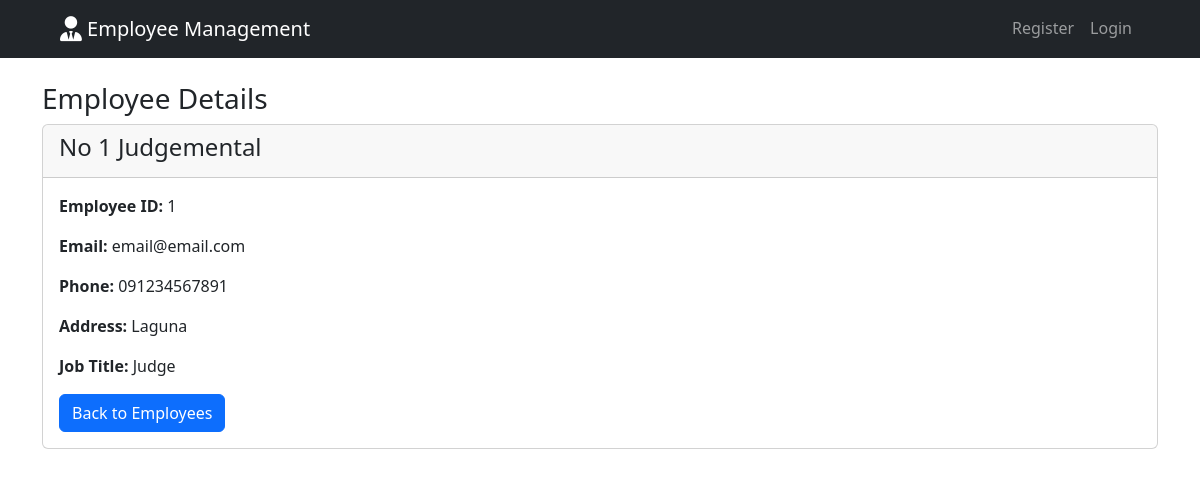
/employee/view/1/, run on the app's committed database.
### website/models.py (models this page shows, shortened)
class Employee(models.Model):
    employee_id = models.AutoField(primary_key=True)
    created_at = models.DateTimeField(auto_now_add=True)
    first_name = models.CharField(max_length=50)
    last_name = models.CharField(max_length=50)
    email = models.EmailField(max_length=100)
    phone = models.CharField(max_length=15)
    address = models.CharField(max_length=100)
    job_title = models.CharField(max_length=100)

### website/views.py (the view)
# urls.py: path('employee/view/<int:employee_id>/', views.view_employee, name='view_employee'),
def view_employee(request, employee_id):
    employee = get_object_or_404(Employee, employee_id=employee_id)
    return render(request, "view_employee.html", {
        'employee': employee
    })

### website/templates/view_employee.html
{% extends "base.html" %}
{% block body %}
<div class="container">
    <h3>Employee Details</h3>
    <div class="card">
        <div class="card-header">
            <h4>{{ employee.first_name }} {{ employee.last_name }}</h4>
        </div>
        <div class="card-body">
            <p><strong>Employee ID:</strong> {{ employee.employee_id }}</p>
            <p><strong>Email:</strong> {{ employee.email }}</p>
            <p><strong>Phone:</strong> {{ employee.phone }}</p>
            <p><strong>Address:</strong> {{ employee.address }}</p>
            <p><strong>Job Title:</strong> {{ employee.job_title }}</p>
            <a href="{% url 'index' %}" class="btn btn-primary">Back to Employees</a>
        </div>
    </div>
</div>
{% endblock %}

### data on the page
Employee: first_name "No 1", last_name "Judgemental", employee_id "1", email "email@email.com", phone "091234567891", address "Laguna", job_title "Judge"
